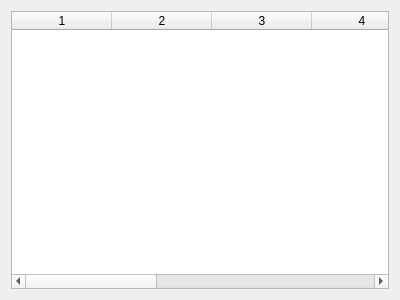
<?xml version="1.0" encoding="UTF-8"?>
<ui version="4.0">
 <class>Widget</class>
 <widget class="QWidget" name="Widget">
  <property name="geometry">
   <rect>
    <x>0</x>
    <y>0</y>
    <width>400</width>
    <height>300</height>
   </rect>
  </property>
  <property name="windowTitle">
   <string>Widget</string>
  </property>
  <layout class="QVBoxLayout" name="verticalLayout">
   <item>
    <widget class="QTableWidget" name="tableWidget">
     <property name="columnCount">
      <number>8</number>
     </property>
     <column/>
     <column/>
     <column/>
     <column/>
     <column/>
     <column/>
     <column/>
     <column/>
    </widget>
   </item>
  </layout>
 </widget>
 <layoutdefault spacing="6" margin="11"/>
 <resources/>
 <connections/>
</ui>
